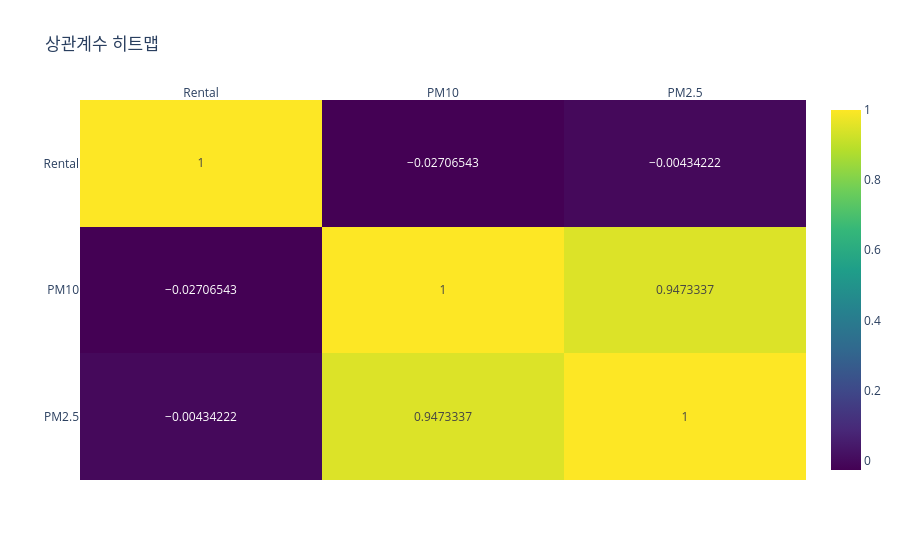

The code cell stored with this chart in its notebook:
### Code cell
# 데이터셋 상관계수 행렬 시각화
fig_heatmap = px.imshow(corr_matrix,
                        text_auto=True,
                        aspect='auto',
                        title='상관계수 히트맵',
                        color_continuous_scale='Viridis',
                        zmin=1, zmax=1)
fig_heatmap.update_xaxes(side='top')
fig_heatmap.show()

### Figure 1 — Plotly figure (JSON) as saved in the notebook; plotly's stock layout.template omitted (floating-point values rounded to 4 significant figures)
{"data": [{"coloraxis": "coloraxis", "hovertemplate": "x: %{x}<br>y: %{y}<br>color: %{z}<extra></extra>", "name": "0", "texttemplate": "%{z}", "type": "heatmap", "x": ["Rental", "PM10", "PM2.5"], "xaxis": "x", "y": ["Rental", "PM10", "PM2.5"], "yaxis": "y", "z": [[1, -0.02707, -0.004342], [-0.02707, 1, 0.9473], [-0.004342, 0.9473, 1]]}], "layout": {"coloraxis": {"cmax": 1, "cmin": 1, "colorscale": [[0, "#440154"], [0.1111, "#482878"], [0.2222, "#3e4989"], [0.3333, "#31688e"], [0.4444, "#26828e"], [0.5556, "#1f9e89"], [0.6667, "#35b779"], [0.7778, "#6ece58"], [0.8889, "#b5de2b"], [1, "#fde725"]]}, "title": {"text": "상관계수 히트맵"}, "xaxis": {"anchor": "y", "domain": [0, 1], "side": "top"}, "yaxis": {"anchor": "x", "autorange": "reversed", "domain": [0, 1]}}}
